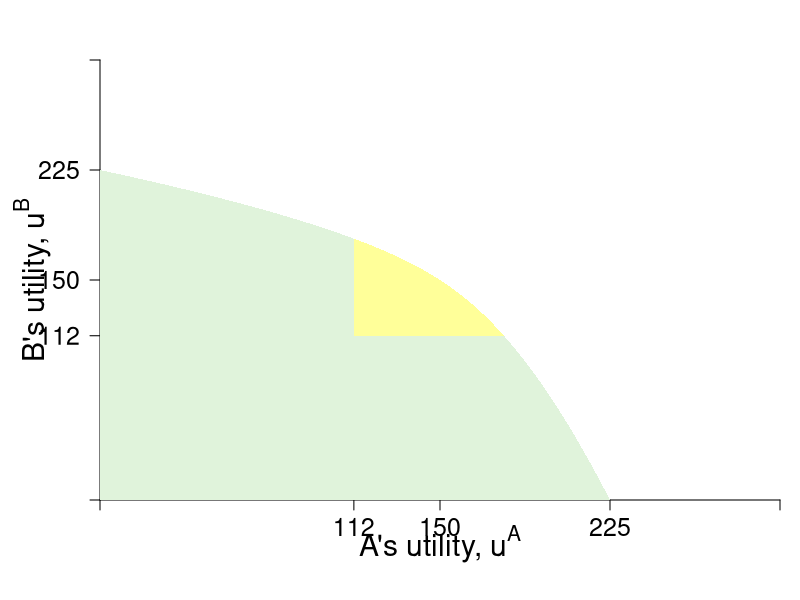

Reproduce this figure in R. (Note: this script raises an error after producing the figure.)
#Graph Designer: Scott Cohn
#Authors: Bowles and Halliday
#Title: Coordination, Conflict and Competition: A Text in Microeconomics

####################################
# Version with Feas Set Full Shade
####################################

# Graph Initialize --------------------------------------------------------
library(tidyverse)
require(shape)
pdf(file = "coordination_failures/coord_upf.pdf", width = 9, height = 7)

#Set parameters for graphics
pointsize <- 1.8
axislabelsize <- 1.8
labelsize <- 1.5
namesize <- 1.8
annotatesize <- 1.5
graphlinewidth <- 2
segmentlinewidth <- 1.5

COL <- c("#7fc97f", "#beaed4", "#fdc086", "#ffff99", "#386cb0", "#f0027f", "#bf5b17", "#666666")
COLA <- c("#e0f3db", "#99d8c9","#66c2a4","#41ae76", "#238b45", "#005824")
COLB <- c("#4eb3d3", "#2b8cbe", "#0868ac","#084081")
Grays <- gray.colors(25, start = 1, end = 0)

par(mar =  c(5, 5, 3, 1))

# Functions ---------------------------------------------------------------

uA <- function(ha, hb, alpha = 30, beta = 1/2) {
  (alpha - beta * (ha + hb)) * ha - 0.5 * (ha)^2
}

uB <- function(ha, hb, alpha = 30, beta = 1/2) {
  (alpha - beta * (ha + hb)) * hb - 0.5 * (hb)^2
}

PEC <- function(ha, alpha = 30, beta = 1/2) {
  a = beta * (1 + 2 * beta)
  
  b = -alpha * (1 + 3 * beta) + (1 + 2 * beta)^2 * ha
  
  c = alpha^2 - alpha * (1 + 3 * beta) * ha + beta * (1 + 2 * beta) * ha^2
  
  delta = b ^ 2 - 4 * a * c
  
  return((-b - sqrt(delta)) / (2 * a))
}

# Axis Setup --------------------------------------------------------------

xlims <- c(0, 300)
ylims <- c(0, 300)

npts <- 501 
x <- seq(xlims[1], xlims[2], length.out = npts)
y <- seq(ylims[1], ylims[2], length.out = npts) 

plot(0, 0, xlim = xlims, ylim = ylims, type = "n",
     xlab = expression(paste("")),
     ylab = expression(paste("")), 
     xaxt = "n", 
     yaxt = "n", 
     cex.lab = axislabelsize, 
     bty = "n",
     xaxs = "i", 
     yaxs = "i")

ticksy <- c(0, 112, 150, 225, ylims[2])
ylabels <- c(NA, 112, 150, 225, NA)
ticksx <- c(0, 112, 150, 225, xlims[2])
xlabels <- c(NA, 112, 150, 225, NA)

axis(1, at = ticksx,  pos = 0, labels = xlabels, las = 1, cex.axis = labelsize)
axis(2, at = ticksy, pos = 0, labels = ylabels, las = 1, cex.axis = labelsize)

npts <- 500 
xx1 <- seq(xlims[1], xlims[2], length.out = npts)

text(0.5*xlims[2], -30, expression(paste("A's utility, ", u^A)), xpd = TRUE, cex = axislabelsize)
text(-30, 0.5*ylims[2], expression(paste("B's utility, ", u^B)), xpd = TRUE, cex = axislabelsize, srt = 90) 


# Calculations ------------------------------------------------------------

# Create `ha` and `hb`

ha <- seq(xlims[1], 15, length.out = npts) 
hb <- PEC(ha)

# Plug `ha` and `hb` into `uA` and `uB`
uA_vec <- uA(ha, hb)  # x-coord
uB_vec <- uB(ha, hb)  # y-coord

#To understand the relationship between the vectors make a tibble to check
utdf <- tibble(uA_vec, uB_vec)

# W-hat

W = c(250, 300, 350)

# Shading -----------------------------------------------------------------

polygon(uA_vec, 
        uB_vec,
        border = FALSE, col = COLA[1])

# Comment this section out to shade above z
polygon(c(0, 0, max(uA_vec)),
        c(0, max(uB_vec), 0),
        border = FALSE, col = COLA[1])

#217 to 415 
Apvec <- uA_vec[217:415]
Bpvec <- uB_vec[217:415]

#Shade the bargaining set
polygon(x = c(112, Apvec, 112, 112), 
         y = c(112, Bpvec, 112, 112),
         border = FALSE, col = COL[4])


# Segments ----------------------------------------------------------------

# to i
segments(0, 150, 150, 150, lty = 2, col = grays[20] , lwd = segmentlinewidth)
segments(150, 0, 150, 150, lty = 2, col = grays[20] , lwd = segmentlinewidth)

# to z
segments(0, 112, xlims[2], 112, lty = 2, col = grays[20] , lwd = segmentlinewidth)
segments(112, 0, 112, ylims[2], lty = 2, col = grays[20] , lwd = segmentlinewidth)


# Lines -------------------------------------------------------------------

# extend uA to eliminate scope error
extend <- seq(226, xlims[2], length.out = npts)
uA_vec_extend <- append(uA_vec, extend)

lines(uA_vec,
      uB_vec,
      col = COLA[4],
      lty = 1,
      lwd = graphlinewidth
)

# Iso-Soc Wel -> uB = W - uA
lines(
  uA_vec_extend,
  W[1] - uA_vec_extend,
  col = COLB[4],
  lty = 1,
  lwd = graphlinewidth
)

lines(
  uA_vec_extend,
  W[2] - uA_vec_extend,
  col = COLB[4],
  lty = 1,
  lwd = graphlinewidth
)

lines(
  uA_vec_extend,
  W[3] - uA_vec_extend,
  col = COLB[4],
  lty = 1,
  lwd = graphlinewidth
)

# Labels ------------------------------------------------------------------

# Label i 
points(150, 150, pch = 16, col = "black", cex = 1.5)
text(155, 155, expression(i), cex = labelsize)

# label z
points(112, 112, pch = 16, col = "black", cex = 1.5)
text(105, 105, expression(z), cex = labelsize)

# points(144, 144, pch = 16, col = "black", cex = 1.5)
# text(144 - 6, 144 - 6, expression(n), cex = labelsize)

# points(156, 144, pch = 16, col = "black", cex = 1.5)
# text(156 + 8, 144 + 4, expression(t^A), cex = labelsize)

# points(144, 156, pch = 16, col = "black", cex = 1.5)
# text(144 + 4, 156 + 10, expression(t^B), cex = labelsize)

# points(112, 188, pch = 16, col = "black", cex = 1.5)
# text(112 + 4, 188 + 10, expression(b), cex = labelsize)


text(130, 280, expression(paste("A's PC")), cex = labelsize)
# label fallbacks
text(280, 120, expression(paste("B's PC")), cex = labelsize)

text(40, 185, expression(paste(W[1] == 250)), cex = labelsize)
text(40, 235, expression(paste(W[2] == 300)), cex = labelsize)
text(40, 305, expression(paste(W[3] == 350)), cex = labelsize, xpd = TRUE)

# Note: these are not the TIOLI's from the book; 
# The ones from the book are calculated relative to the NE to 
# compare TIOLI and PSP vs. NE. 
# label tA and tB
# points(112, uB_vec[216], pch = 16, col = "black", cex = 1.5)
# text(108, uB_vec[216] - 10, expression(t^A), cex = labelsize)
# 
# points(uB_vec[216], 112, pch = 16, col = "black", cex = 1.5)
# text(uB_vec[216] - 5, 103, expression(t^B), cex = labelsize)

text(30, 40, expression(paste("Feasible")), cex = labelsize)
text(30, 25, expression(paste("utilities")), cex = labelsize)


text(190, 40, expression(paste("Utility")), cex = labelsize)
text(190, 25, expression(paste("possibilities")), cex = labelsize)
text(190, 10, expression(paste("frontier")), cex = labelsize)

dev.off()
